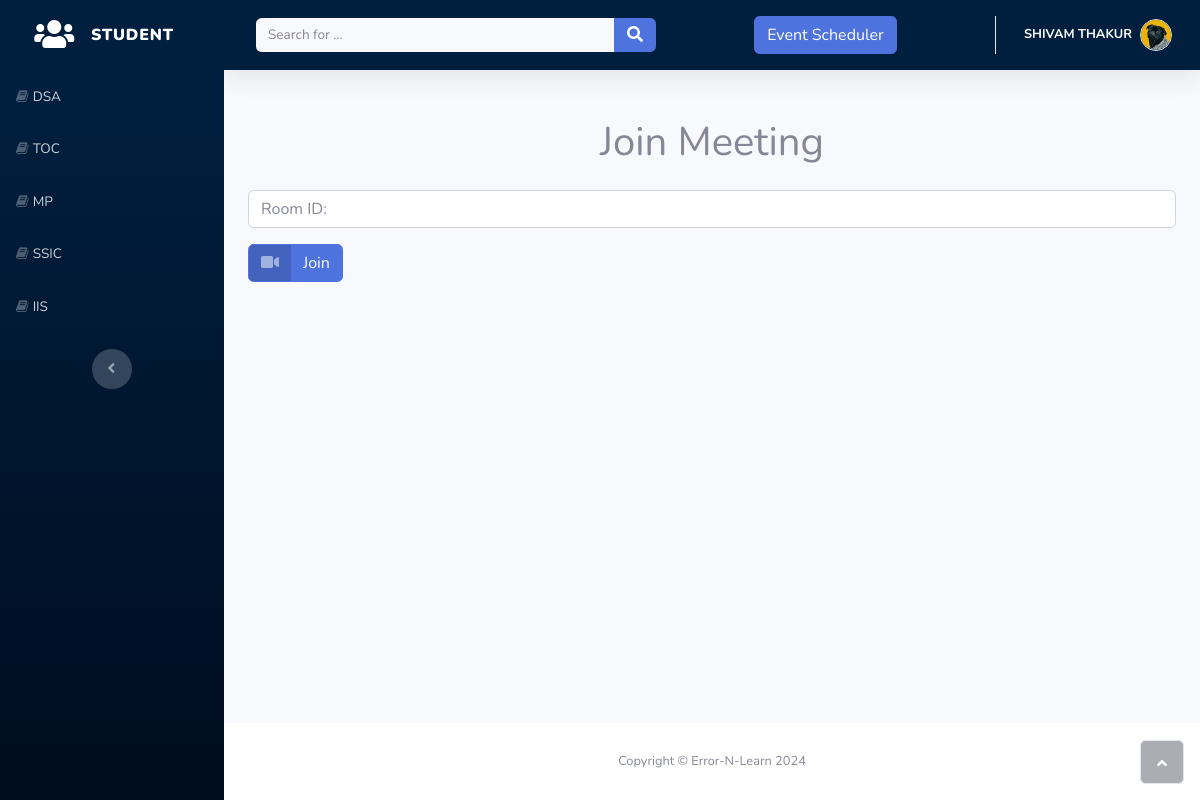
The app's page /students/join/ (signed in) with its own data.
### accounts/models.py (models this page shows, shortened)
class Classroom(models.Model):
    teacher = models.ForeignKey(
        "Teacher",
        on_delete=models.CASCADE,
        blank=False,
        related_name='classrooms')
    subject = models.CharField(
        _("Subject Name"),
        max_length=50,
        blank=False)
    code = models.SlugField(
        _("Subject Code"),
        max_length=10,
        default=random_string,
        unique=True)
    semester = models.PositiveIntegerField(
        blank=False,
        default=1,
        validators=[
            MaxValueValidator(8),
            MinValueValidator(1)
        ]
    )
    created_timestamp = models.DateTimeField(
        default=timezone.now,
        editable=False)
    class Meta:
        verbose_name = _("Classroom")
        verbose_name_plural = _("Classrooms")

class User(AbstractUser):
    is_student = models.BooleanField('student status', default=False)
    is_teacher = models.BooleanField('teacher status', default=False)

### students/views.py (the view, shortened to what this page needs)
# urls.py: path('join/', JoinMeetingView.as_view(), name='join'),
class JoinMeetingView(FormView):
    template_name = 'students/join.html'
    form_class = JoinMeetingForm
    success_url = reverse_lazy('students:dashboard')

### students/forms.py
class JoinMeetingForm(forms.Form):
    roomID = forms.CharField(
        max_length=100,
        required=True,
        widget=forms.TextInput(attrs={'placeholder': 'Room ID:', 'class': 'form-control'})
    )

### students/templates/students/join.html (shortened to what this page needs)
{% extends 'students/base.html' %}
{% block content %}
<div class="container-fluid">
    <h1 class="text-center mt-5">Join Meeting</h1>
    <form method="POST" action="{% url 'students:join' %}" class="mt-4">
        <div class="form-group">
            <input type="text" placeholder="Room ID:" class="form-control" id="roomID" name="roomID" required>
        </div>
        <button type="submit" class="btn btn-primary btn-icon-split">
            <span class="text-white-50 icon"><i class="fas fa-video"></i></span>
            <span class="text-white text">Join</span>
        </button>
    </form>
</div>
{% endblock %}

### students/templates/students/base.html (shortened to what this page needs)
<!DOCTYPE html>
{% load static %}
<html>
<head>
    <link rel="stylesheet" href="{% static 'students/bootstrap/css/bootstrap.min.css' %}" />
    <link rel="stylesheet" href="https://use.fontawesome.com/releases/v5.12.0/css/all.css" />
    <link rel="stylesheet" href="https://cdnjs.cloudflare.com/ajax/libs/font-awesome/4.7.0/css/font-awesome.min.css" />
    <link rel="stylesheet" href="{% static 'students/fonts/fontawesome5-overrides.min.css' %}" />
</head>
<body id="page-top">
    <div id="wrapper">
        <nav class="navbar navbar-dark align-items-start sidebar sidebar-dark accordion bg-gradient-primary p-0">
            <div class="container-fluid d-flex flex-column p-0">
                <a class="navbar-brand d-flex justify-content-center align-items-center sidebar-brand m-0" href="{% url 'students:dashboard' %}">
                    <div class="sidebar-brand-icon"><i class="fas fa-users"></i></div>
                    <div class="sidebar-brand-text mx-3"><span><b>Student</b></span></div>
                </a>
                <ul class="navbar-nav text-light" id="accordionSidebar">
                    {% for room in user.students.classrooms.all %}
                    <li class="nav-item">
                        <a class="nav-link" href="{% url 'students:classroom_detail' code=room.code %}"><i
                                class="fa fa-book"></i><span>{{ room.subject|upper }}</span></a>
                    </li>
                    {% endfor %}
                </ul>
                <div class="text-center d-none d-md-inline">
                    <button class="btn rounded-circle border-0" id="sidebarToggle" type="button"></button>
                </div>
            </div>
        </nav>
        <div class="d-flex flex-column" id="content-wrapper">
            <div id="content">
                <nav class="navbar navbar-light navbar-expand bg-white shadow mb-4 topbar static-top">
                    <div class="container-fluid">
                        <form class="form-inline d-none d-sm-inline-block mr-auto ml-md-3 my-2 my-md-0 mw-100 navbar-search">
                            <div class="input-group">
                                <input class="bg-light form-control border-0 small" type="text" placeholder="Search for ..." />
                                <div class="input-group-append">
                                    <button class="btn btn-primary py-0" type="button">
                                        <i class="fas fa-search"></i>
                                    </button>
                                </div>
                            </div>
                        </form>
                        <a class="btn btn-primary ml-3" role="button" href="{% url 'students:event_list' %}">
                            <span class="text-white">Event Scheduler</span>
                        </a>
                        <ul class="navbar-nav flex-nowrap ml-auto">
                            <li class="nav-item dropdown no-arrow">
                                <div class="nav-item dropdown no-arrow">
                                    <a class="dropdown-toggle nav-link" aria-expanded="false" data-toggle="dropdown" href="#"><span class="d-none d-lg-inline mr-2 text-gray-600 small"><b style="color:#ffffff">{{ user.first_name|upper }}
                                        {{ user.last_name|upper }}</b></span><img class="border rounded-circle img-profile"
                                            src="{% static 'students/img/avatars/avatar5.jpeg' %}" /></a>
                                </div>
                            </li>
                        </ul>
                    </div>
                </nav>
                {% block content %}
                {% endblock content %}
            </div>
            <footer class="bg-white sticky-footer">
                <div class="container my-auto">
                    <div class="text-center my-auto copyright">
                        <span>Copyright © Error-N-Learn 2024</span>
                    </div>
                </div>
            </footer>
        </div>
        <a class="border rounded d-inline scroll-to-top" href="#page-top"><i class="fas fa-angle-up"></i></a>
    </div>
</body>
</html>

### students/templates/students/base.html (style rules this page uses)
.sidebar { background-color: #001f3f; }
.bg-gradient-primary { background: linear-gradient(180deg, #001f3f 10%, #000c1f 100%); }
.navbar-light { background-color: #001f3f !important; }
.navbar-light .navbar-nav .nav-link { color: #ffffff; }

### records on screen
Classroom: subject "DSA"
Classroom: subject "TOC"
Classroom: subject "MP"
Classroom: subject "SSIC"
Classroom: subject "IIS"
User: first_name "SHIVAM", last_name "THAKUR"
